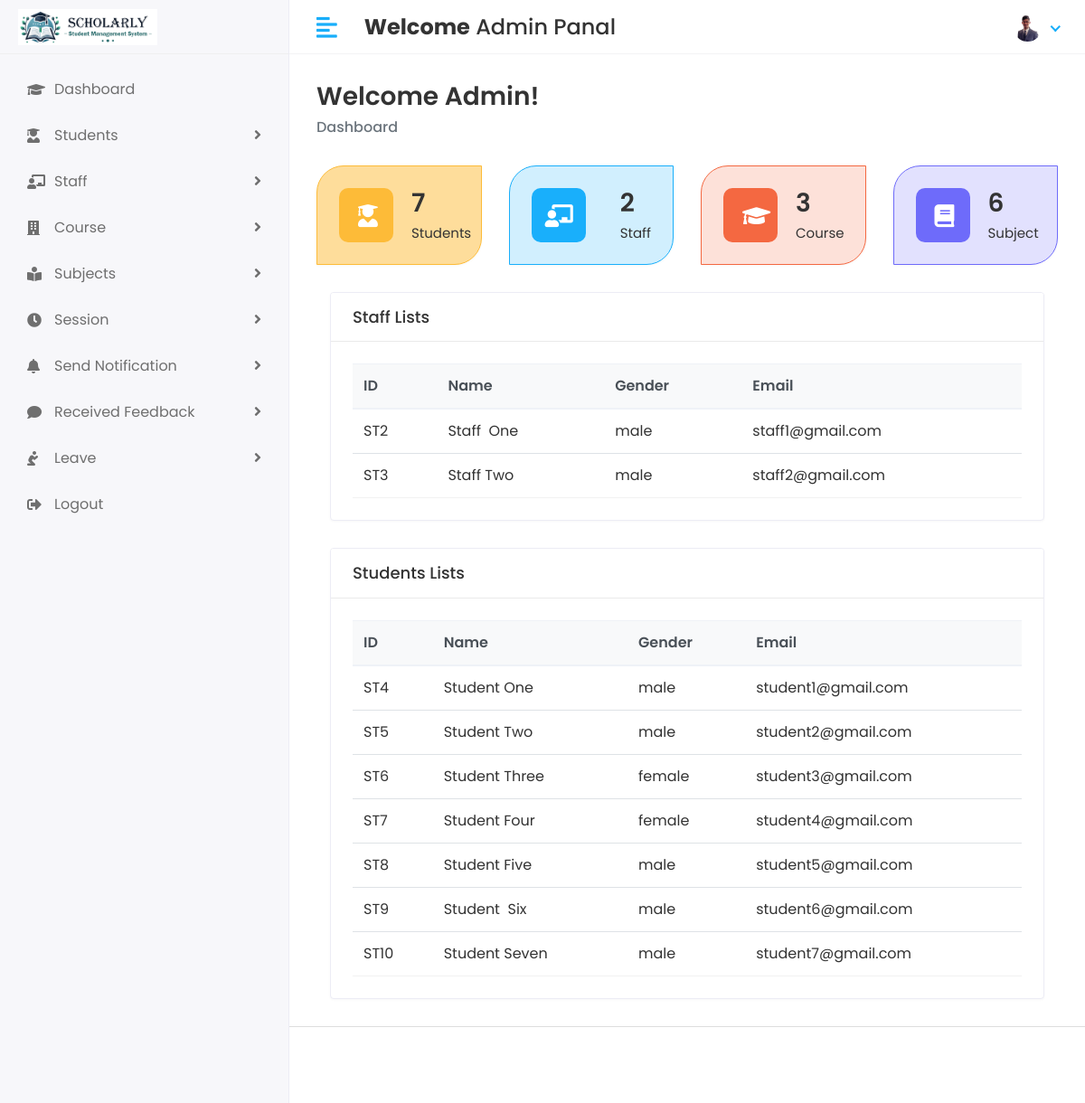
The app's page /hod/home (signed in) with its own data.
### main/models.py (models this page shows, shortened)
class CustomUser(AbstractUser):
    USERTYPE = (
        ('1','HOD'),
        ('2','Staff'),
        ('3','Student'),
    )
    user_type = models.CharField(choices= USERTYPE, max_length= 50, default= '1')
    profile_pic = models.ImageField(upload_to='media/profile_pic')

class Staff(models.Model):
    admin = models.OneToOneField(CustomUser, on_delete=models.CASCADE)
    address = models.CharField(max_length= 100)
    gender = models.CharField(max_length= 100)
    date_of_birth = models.DateField(null=True)
    created_date = models.DateTimeField(auto_now_add=True)
    updated_date = models.DateTimeField(auto_now=True)

class Student(models.Model):
    admin = models.OneToOneField(CustomUser, on_delete=models.CASCADE)
    address = models.CharField(max_length= 100)
    gender = models.CharField(max_length= 100)
    date_of_birth = models.DateField(null=True)
    course_id = models.ForeignKey(Course, on_delete=models.DO_NOTHING)
    session_year_id = models.ForeignKey(Session_year, on_delete=models.DO_NOTHING)
    created_date = models.DateTimeField(auto_now_add=True)
    updated_date = models.DateTimeField(auto_now=True)

### hod/views.py (the view)
# urls.py: path("home", home, name='hod_home'),
@login_required(login_url='/')
def home(request):
    student_count=Student.objects.all().count()
    student = Student.objects.all()
    staff_count=Staff.objects.all().count()
    staff = Staff.objects.all()
    course_count=Course.objects.all().count()
    subject_count=Subject.objects.all().count()
    student_gender_male = Student.objects.filter(gender='male').count()
    student_gender_female = Student.objects.filter(gender='female').count()
    context={
        'student_count':student_count,
        'student':student,
        'staff':staff,
        'subject_count':subject_count,
        'staff_count':staff_count,
        'course_count':course_count,
        'student_gender_male':student_gender_male,
        'student_gender_female':student_gender_female,
             }
    return render(request,'HOD/home.html', context)

### templates/HOD/home.html (shortened to what this page needs)
{% extends 'base.html' %}
{% load static %}
{% block content %}
    <div class="page-header">
                  <div class="row">
                     <div class="col-sm-12">
                        <h3 class="page-title">Welcome Admin!</h3>
                        <ul class="breadcrumb">
                           <li class="breadcrumb-item active">Dashboard</li>
                        </ul>
                     </div>
                  </div>
               </div>
                  <div class="row">
                 <div class="col-xl-3 col-sm-6 col-12 d-flex">
                     <div class="card bg-one w-100">
                        <div class="card-body">
                           <div class="db-widgets d-flex justify-content-between align-items-center">
                              <div class="db-icon">
                                 <i class="fas fa-user-graduate"></i>
                              </div>
                              <div class="db-info">
                                 <h3>{{ student_count }}</h3>
                                 <h6>Students</h6>
                              </div>
                           </div>
                        </div>
                     </div>
                  </div>
                  <div class="col-xl-3 col-sm-6 col-12 d-flex">
                     <div class="card bg-two w-100">
                        <div class="card-body">
                           <div class="db-widgets d-flex justify-content-between align-items-center">
                              <div class="db-icon">
                                 <i class="fas fa-chalkboard-teacher"></i>
                              </div>
                              <div class="db-info">
                                 <h3>{{ staff_count }}</h3>
                                 <h6>Staff</h6>
                              </div>
                           </div>
                        </div>
                     </div>
                  </div>
                  <div class="col-xl-3 col-sm-6 col-12 d-flex">
                     <div class="card bg-three w-100">
                        <div class="card-body">
                           <div class="db-widgets d-flex justify-content-between align-items-center">
                              <div class="db-icon">
                                 <i class="fas fa-graduation-cap"></i>
                              </div>
                              <div class="db-info">
                                 <h3>{{ course_count }}</h3>
                                 <h6>Course</h6>
                              </div>
                           </div>
                        </div>
                     </div>
                  </div>
                  <div class="col-xl-3 col-sm-6 col-12 d-flex">
                     <div class="card bg-four w-100">
                        <div class="card-body">
                           <div class="db-widgets d-flex justify-content-between align-items-center">
                              <div class="db-icon">
                                 <i class="fas fa-book"></i>
                              </div>
                              <div class="db-info">
                                 <h3>{{ subject_count }}</h3>
                                 <h6>Subject</h6>
                              </div>
                           </div>
                        </div>
                     </div>
                  </div>
               </div>
               <div class="col-md-12 d-flex">
                  <div class="card flex-fill">
                     <div class="card-header">
                        <h5 class="card-title">Staff Lists</h5>
                     </div>
                     <div class="card-body">
                        <div class="table-responsive" style="height: 100%;!important;">
                           <table class="table table-hover table-center">
                              <thead class="thead-light">
                                 <tr>
                                    <th>ID</th>
                                    <th>Name</th>
                                     <th>Gender</th>
                                    <th>Email</th>
                                 </tr>
                              </thead>
                              <tbody>
                              {% for i in staff %}
                                 <tr>
                                    <td class="text-nowrap">
                                       <div>ST{{  i.admin.id }}</div>
                                    </td>
                                    <td>{{ i.admin.first_name }}&nbsp;{{ i.admin.last_name}}</td>
                                    <td>{{ i.gender }}</td>
                                     <td>{{ i.admin.email }}</td>
                                 </tr>
                               {% endfor %}
                              </tbody>
                           </table>
                        </div>
                     </div>
                  </div>
               </div>
               <div class="col-md-12 d-flex">
                  <div class="card flex-fill">
                     <div class="card-header">
                        <h5 class="card-title">Students Lists</h5>
                     </div>
                     <div class="card-body">
                        <div class="table-responsive" style="height: 100%;!important;">
                           <table class="table table-hover table-center">
                              <thead class="thead-light">
                                 <tr>
                                    <th>ID</th>
                                    <th>Name</th>
                                     <th>Gender</th>
                                    <th>Email</th>
                                 </tr>
                              </thead>
                              <tbody>
                              {% for i in student %}
                                 <tr>
                                    <td class="text-nowrap">
                                       <div>ST{{  i.admin.id }}</div>
                                    </td>
                                    <td>{{ i.admin.first_name }}&nbsp;{{ i.admin.last_name}}</td>
                                    <td>{{ i.gender }}</td>
                                     <td>{{ i.admin.email }}</td>
                                 </tr>
                               {% endfor %}
                              </tbody>
                           </table>
                        </div>
                     </div>
                  </div>
               </div>
            </div>
            </div>
          {% endblock %}

### templates/base.html (shortened to what this page needs)
<!DOCTYPE html>
<html lang="en">
{% load static %}
   <head>
      <link rel="stylesheet" href="{%static 'assets/plugins/Styles/css/style.min.css' %}">
      <link rel="stylesheet" href="{%static 'assets/plugins/fontawesome/css/fontawesome.min.css' %}">
      <link rel="stylesheet" href="{%static 'assets/plugins/fontawesome/css/all.min.css' %}">
      <link rel="stylesheet" href="https://cdn.jsdelivr.net/npm/swiper@11/swiper-bundle.min.css">
      <link rel="stylesheet" href="{%static 'assets/css/style.css' %}">
   <link rel="stylesheet" href="{% static 'assets/plugins/datatables/datatables.min.css' %}">
   </head>
   <body>
         <div class="main-wrapper">
            {% include 'layouts/header.html' %}
            {% include 'layouts/sidebar.html' %}
               <div class="page-wrapper">
                  <div class="content container-fluid">
                     {% block content %}
                     {% endblock %}
            <footer>
               <p>Scholarly © 2024</p>
            </footer>
         </div>
  </body>
  </html>

### templates/Layouts/header.html (shortened to what this page needs)
{% load static %}
<div class="header">
    <div class="header-left">
      {% if user.user_type == '1' %}
        <a href="{% url 'hod_home' %}" class="logo">
            <img src="{% static 'assets/img/Logos/scholarly logo 2.jpg' %}" alt="Logo">
        </a>
        {% endif %}
    </div>
        <a href="javascript:void(0);" id="toggle_btn">
            <i class="fas fa-align-left"></i>
        </a>
    <div class="top-nav-search mt-3">
        <h4><strong>Welcome</strong>&nbsp;<span>{{ user.first_name }}&nbsp;{{ user.last_name }}</span></h4>
    </div>
        <ul class="nav user-menu">
               <li class="nav-item dropdown noti-dropdown">
                  <a href="#" class="dropdown-toggle nav-link" data-toggle="dropdown">
                  </a>
               </li>
               <li class="nav-item dropdown has-arrow">
                  <a href="#" class="dropdown-toggle nav-link" data-toggle="dropdown">
                      {% if user.profile_pic == " " %}
                        <span class="user-img"><img class="rounded-circle" src="{%static 'assets/img/profiles/NoImage.jpg' %}" width="31" alt="{{user.first_name}}&nbsp;{{user.last_name}}"></span>
                      {% else %}
                        <span class="user-img"><img class="rounded-circle" src="/{{ user.profile_pic }}" width="31" alt="{{user.first_name}}&nbsp;{{user.last_name}}"></span>
                      {% endif %}
                  </a>
               </li>
            </ul>
         </div>

### templates/Layouts/sidebar.html (shortened to what this page needs)
{% load static %}
{% load active_link_tags %}
 <div class="sidebar" id="sidebar">
            <div class="sidebar-inner slimscroll">
               <div id="sidebar-menu" class="sidebar-menu">
                  {% if user.user_type == '1' %}
                  <ul>
                     <li class="{% active_link 'hod_home' 'active' %}"><a href="{% url 'hod_home' %}"><i class="fas fa-graduation-cap"></i><span> Dashboard</span></a></li>
                     <li class="submenu {% active_link 'hod_add_student' 'active' %} {% active_link 'hod_view_student' 'active' %}">
                        <a href="{% url 'hod_view_student' %}"><i class="fas fa-user-graduate"></i><span> Students</span> <span class="menu-arrow"></span></a>
                     </li>
                     <li class="submenu {% active_link 'hod_add_staff' 'active' %} {% active_link 'hod_view_staff' 'active' %}">
                        <a href="{% url 'hod_view_staff' %}"><i class="fas fa-chalkboard-teacher"></i> <span> Staff</span> <span class="menu-arrow"></span></a>
                     </li>
                     <li class="submenu {% active_link 'hod_add_course' 'active' %} {% active_link 'hod_view_course' 'active' %}">
                        <a href="{% url 'hod_view_course' %}"><i class="fas fa-building"></i> <span> Course</span> <span class="menu-arrow"></span></a>
                     </li>
                     <li class="submenu {% active_link 'hod_add_subject' 'active' %} {% active_link 'hod_view_subject' 'active' %}">
                        <a href="{% url 'hod_view_subject' %}"><i class="fas fa-book-reader"></i> <span> Subjects</span> <span class="menu-arrow"></span></a>
                     </li>
                      <li class="submenu {% active_link 'hod_add_session' 'active' %} {% active_link 'hod_view_session' 'active' %}">
                        <a href="{% url 'hod_view_session' %}"><i class="fas fa-clock"></i> <span> Session</span> <span class="menu-arrow"></span></a>
                     </li>
                     <li class="submenu {% active_link 'staff_send_notification' 'active' %} {% active_link 'staff_send_notification' 'active' %}">
                        <a href="#"><i class="fas fa-bell"></i> <span> Send Notification</span> <span class="menu-arrow"></span></a>
                     </li>
                     <li class="submenu {% active_link 'staff_feedback_reply' 'active' %} {% active_link 'student_feedback_reply' 'active' %}">
                        <a href="#"><i class="fas fa-comment"></i> <span> Received Feedback</span> <span class="menu-arrow"></span></a>
                     </li>
                     <li class="submenu {% active_link 'staff_leave_view' 'active' %} {% active_link 'student_leave_view' 'active' %}">
                        <a href="#"><i class="fas fa-pray"></i> <span> Leave</span> <span class="menu-arrow"></span></a>
                     </li>
                     <li><a href="{% url 'logout' %}"><i class="fas fa-sign-out-alt"></i><span> Logout</span></a></li>
                  </ul>
                  {% endif %}
               </div>
            </div>
         </div>

### records on screen
CustomUser: first_name "Admin", last_name "Panal", profile_pic (picture)
Staff: admin.id "2", admin.first_name "Staff", admin.last_name "One", gender "male", admin.email "staff1@gmail.com"
Staff: admin.id "3", admin.first_name "Staff", admin.last_name "Two", gender "male", admin.email "staff2@gmail.com"
Student: admin.id "4", admin.first_name "Student", admin.last_name "One", gender "male", admin.email "student1@gmail.com"
Student: admin.id "5", admin.first_name "Student", admin.last_name "Two", gender "male", admin.email "student2@gmail.com"
Student: admin.id "6", admin.first_name "Student", admin.last_name "Three", gender "female", admin.email "student3@gmail.com"
Student: admin.id "7", admin.first_name "Student", admin.last_name "Four", gender "female", admin.email "student4@gmail.com"
Student: admin.id "8", admin.first_name "Student", admin.last_name "Five", gender "male", admin.email "student5@gmail.com"
Student: admin.id "9", admin.first_name "Student", admin.last_name "Six", gender "male", admin.email "student6@gmail.com"
Student: admin.id "10", admin.first_name "Student", admin.last_name "Seven", gender "male", admin.email "student7@gmail.com"

### other values on screen
{{ student_count }} "7"
{{ staff_count }} "2"
{{ course_count }} "3"
{{ subject_count }} "6"
